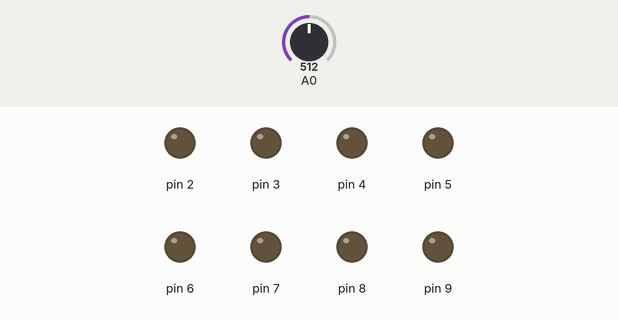
Recording of a sketch running on a simulated Arduino Uno, built with avr-gcc and run on an emulated ATmega328P. Shown: output pins drawn as LEDs (lit = HIGH). Dashed ring = blinking. The test bench sets the inputs (shaded band); at power-on: A0 = 512.

Above: at 0.64 s.
1.3 s: A0 set to 468
At 3.87 s:
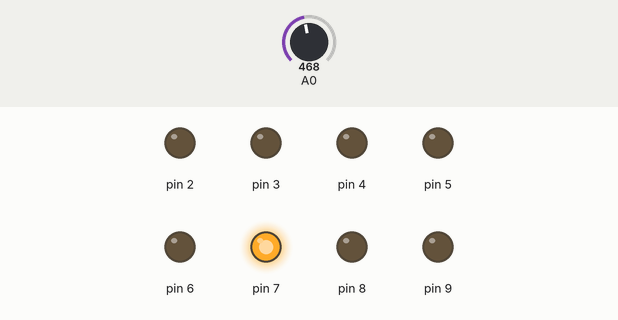
4.3 s: A0 set to 442
7.3 s: A0 set to 0
At 8.1 s:
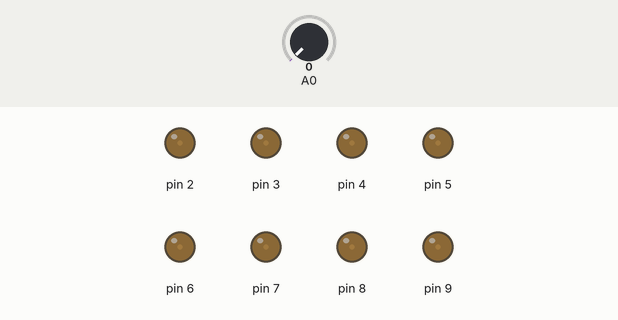
8.9 s: A0 set to 122
At 10.24 s:
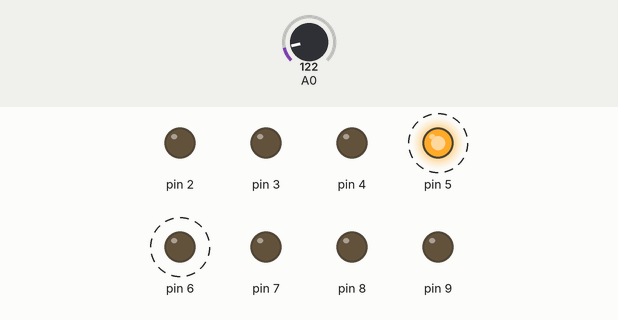
11.9 s: A0 set to 511
At 13.3 s:
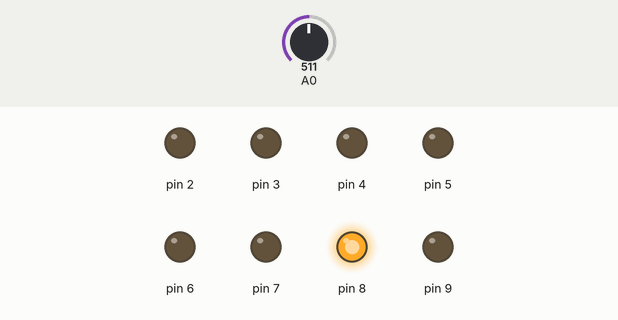
14.9 s: A0 set to 306
At 18.08 s:
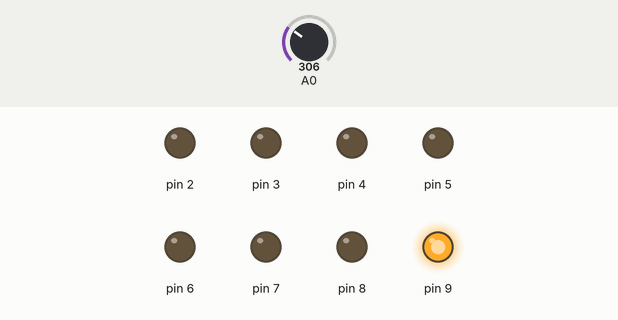
Timing chart, 0 to 18.9 s (numbered marks = the images above; inputs shaded):
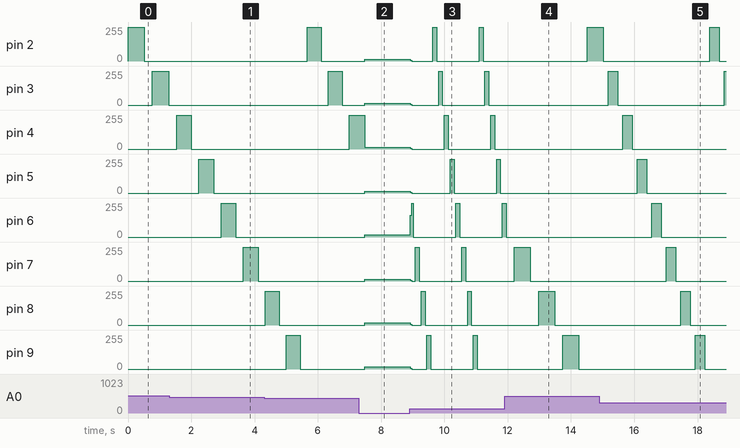

Measured:
- after the input at 1.3 s, pin 7: 0/255 → 255/255 after 2.3 s instead of 2.5 s
- after the input at 7.3 s, pin 2, pin 3, pin 7: 0/255 → 15/255 after 0.18 s; pin 4: 255/255 → 15/255 after 0.18 s; pin 8, pin 9: 0/255 → 16/255 after 0.18 s
- after the input at 8.9 s, pin 2: goes 0/255 0.71 s, 255/255 0.12 s, 0/255 1.3 s, 255/255 0.12 s, then 0/255, starting at once; pin 3: goes 0/255 0.89 s, 255/255 0.12 s, 0/255 1.3 s, 255/255 0.12 s, then 0/255, starting at once
- after the input at 11.9 s, pin 3–5: stops changing and stays 0/255; pin 6: goes on until 12.0 s, then stays 0/255
- after the input at 14.9 s, pin 8: 0/255 → 255/255 after 2.6 s, → 0/255 0.31 s later; pin 9: 0/255 → 255/255 after 3.0 s, → 0/255 0.31 s later

The sketch:

ngt_8bit_LED_1to8_QuickV_.ino
```cpp
int x =800 ;
int y = 300;

void setup() {
  // put your setup code here, to run once:
  pinMode(2,OUTPUT);
  pinMode(3,OUTPUT);
  pinMode(4,OUTPUT);
  pinMode(5,OUTPUT);
  pinMode(6,OUTPUT);
  pinMode(7,OUTPUT);
  pinMode(8,OUTPUT);
  pinMode(9,OUTPUT);

}

void loop() {
  // put your main code here, to run repeatedly:
  x = analogRead(A0);
  y = x /2 ;
  digitalWrite(2, HIGH);   // turn the LED on (HIGH is the voltage level)
  delay(analogRead(A0));              // wait for a second
  digitalWrite(2, LOW);    // turn the LED off by making the voltage LOW
  delay(analogRead(A0)/2);              // wait for a second

  digitalWrite(3, HIGH);   // turn the LED on (HIGH is the voltage level)
  delay(analogRead(A0));              // wait for a second
  digitalWrite(3, LOW);    // turn the LED off by making the voltage LOW
  delay(analogRead(A0)/2);              // wait for a second

  digitalWrite(4, HIGH);   // turn the LED on (HIGH is the voltage level)
  delay(analogRead(A0));              // wait for a second
  digitalWrite(4, LOW);    // turn the LED off by making the voltage LOW
  delay(analogRead(A0)/2);              // wait for a second

  digitalWrite(5, HIGH);   // turn the LED on (HIGH is the voltage level)
  delay(analogRead(A0));              // wait for a second
  digitalWrite(5, LOW);    // turn the LED off by making the voltage LOW
  delay(analogRead(A0)/2);              // wait for a second

  digitalWrite(6, HIGH);   // turn the LED on (HIGH is the voltage level)
  delay(analogRead(A0));              // wait for a second
  digitalWrite(6, LOW);    // turn the LED off by making the voltage LOW
  delay(analogRead(A0)/2);              // wait for a second

  digitalWrite(7, HIGH);   // turn the LED on (HIGH is the voltage level)
  delay(analogRead(A0));              // wait for a second
  digitalWrite(7, LOW);    // turn the LED off by making the voltage LOW
  delay(analogRead(A0)/2);              // wait for a second

  digitalWrite(8, HIGH);   // turn the LED on (HIGH is the voltage level)
  delay(analogRead(A0));              // wait for a second
  digitalWrite(8, LOW);    // turn the LED off by making the voltage LOW
  delay(analogRead(A0)/2);              // wait for a second

  digitalWrite(9, HIGH);   // turn the LED on (HIGH is the voltage level)
  delay(analogRead(A0));              // wait for a second
  digitalWrite(9, LOW);    // turn the LED off by making the voltage LOW
  delay(analogRead(A0)/2);              // wait for a second


}
```
